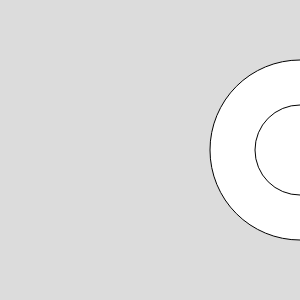
Frame 1 (no input)
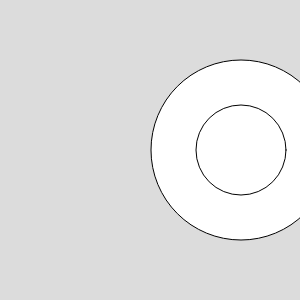
Frame 60 (no input)
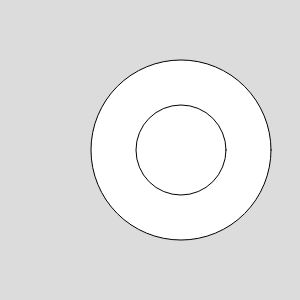
Frame 120 (the mouse pressed at the canvas centre since frame 60)

The p5.js sketch that drew these frames (run headless with seeded random() and noise() and a simulated clock; from frame 60 on, the mouse is pressed at the canvas centre):

// p5.js sketch
// ── sketch.js
// Declare this as global so I can use it in setup AND draw
var canvasSize;

var xLocation;


function setup() {
  // I want a square canvas and am defining 1 variable to set that up front
  canvasSize = 300;
  
  // Start our image on the right
  xLocation = canvasSize;
  
  // Create the canvas using myy variable
  createCanvas(canvasSize, canvasSize);
}

function draw() {
  background(220);
  
  // Figure out where the center is (assuming canvas is square)
  var center = canvasSize / 2;
  
  var size = canvasSize * .60;
  
  ellipse(xLocation,center,size);
  
  
  // We can also use built in variables for common things
  // And do math as we pass parameters
  ellipse(xLocation,width/2,size/2);
  
  // Decrement our x position
//  xLocation = xLocation - 1;
  xLocation--;  // This does the same as line 34
}
